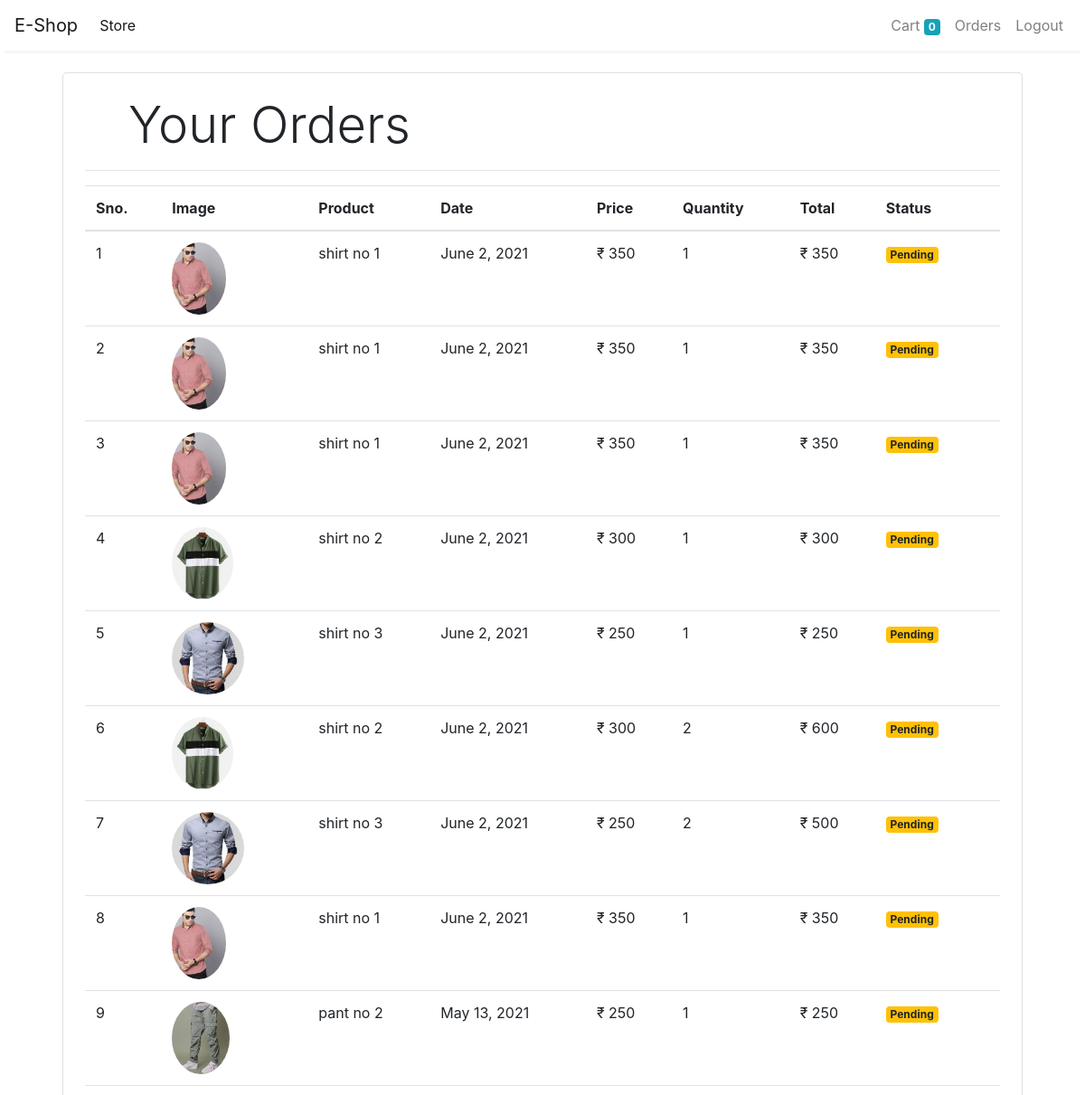
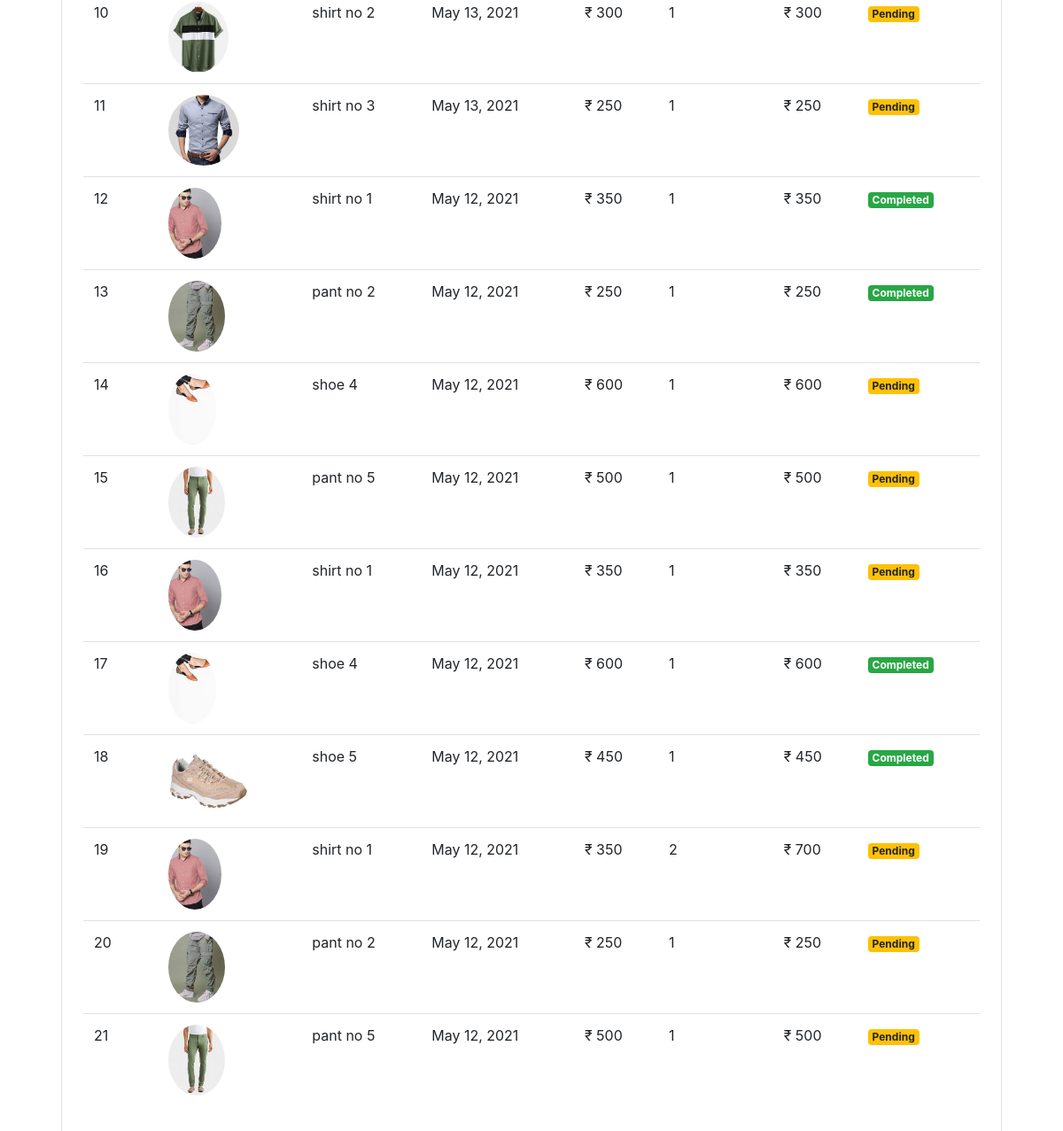
Screenshot of /orders (signed in) with the database file from the repository (2 pictures, top to bottom).
### store/models/orders.py (models this page shows, shortened)
class Order(models.Model):
    product = models.ForeignKey(Product,
                                on_delete=models.CASCADE)
    customer = models.ForeignKey(Customer,
                                 on_delete=models.CASCADE)
    quantity = models.IntegerField(default=1)
    price = models.IntegerField()
    address = models.CharField(max_length=50, default='', blank=True)
    phone = models.CharField(max_length=50, default='', blank=True)
    date = models.DateField(default=datetime.datetime.today)
    status = models.BooleanField(default=False)
    @staticmethod
    def get_orders_by_customer(customer_id):
        return Order.objects.filter(customer=customer_id).order_by('-date')

### store/models/product.py (models this page shows, shortened)
class Product(models.Model):
    name = models.CharField(max_length=50)
    price = models.IntegerField(default=0)
    category = models.ForeignKey(Category, on_delete=models.CASCADE, default=1)
    description = models.CharField(max_length=200, default='' , null=True , blank=True)
    image = models.ImageField(upload_to='uploads/products/')

### store/middlewares/auth.py (the view)
    def middleware(request):
        print(request.session.get('customer'))
        returnUrl = request.META['PATH_INFO']
        print(request.META['PATH_INFO'])
        if not request.session.get('customer'):
           return redirect(f'login?return_url={returnUrl}')
        response = get_response(request)
        return response

### store/templatetags/custom_filter.py (called while the page is built)
@register.filter(name='currency')
def currency(number):
    return "₹ "+str(number)

@register.filter(name='multiply')
def multiply(number , number1):
    return number * number1

### store/views/orders.py (called while the page is built)
    def get(self , request ):
        customer = request.session.get('customer')
        orders = Order.get_orders_by_customer(customer)
        print(orders)
        return render(request , 'orders.html'  , {'orders' : orders})

### store/templates/orders.html
{% extends 'base.html' %}
{% block content %}
{% load cart %}
{% load custom_filter %}
<div class="container">
   <div class="border rounded p-4 m-4">
        <p class="display-4 pl-4 ml-4">Your Orders</p>
        <hr>
        <table class="table">
            <thead>
                <tr>
                    <th>Sno.</th>
                    <th>Image</th>
                    <th>Product</th>
                    <th>Date</th>
                    <th>Price</th>
                    <th>Quantity</th>
                    <th>Total</th>
                    <th>Status</th>
                </tr>
            </thead>
            <tbody>
                {% for order in orders %}
                <tr>
                    <td>{{forloop.counter}}</td>
                    <td><img style="height: 80px;" class="rounded-circle" src="{{order.product.image.url}}" alt=""></td>
                    <td>{{order.product.name}}</td>
                    <td>{{order.date}}</td>
                    <td>{{order.price|currency}}</td>
                    <td>{{order.quantity}}</td>
                    <td>{{order.quantity|multiply:order.price|currency}}</td>
                    {% if order.status %}
                    <td><small class="badge badge-success">Completed</small></td>
                    {%else%}
                    <td><small class="badge badge-warning">Pending</small></td>
                    {% endif %}
                </tr>
                {% endfor %}
            </tbody>
        </table>
   </div>
</div>
{% endblock %}

### rows the page displays
Order: product.image (picture), product.name "shirt no 1", date "June 2, 2021", price "₹ 350", quantity "1", quantity|multiply "₹ 350", status "Pending"
Order: product.image (picture), product.name "shirt no 1", date "June 2, 2021", price "₹ 350", quantity "1", quantity|multiply "₹ 350", status "Pending"
Order: product.image (picture), product.name "shirt no 1", date "June 2, 2021", price "₹ 350", quantity "1", quantity|multiply "₹ 350", status "Pending"
Order: product.image (picture), product.name "shirt no 2", date "June 2, 2021", price "₹ 300", quantity "1", quantity|multiply "₹ 300", status "Pending"
Order: product.image (picture), product.name "shirt no 3", date "June 2, 2021", price "₹ 250", quantity "1", quantity|multiply "₹ 250", status "Pending"
Order: product.image (picture), product.name "shirt no 2", date "June 2, 2021", price "₹ 300", quantity "2", quantity|multiply "₹ 600", status "Pending"
Order: product.image (picture), product.name "shirt no 3", date "June 2, 2021", price "₹ 250", quantity "2", quantity|multiply "₹ 500", status "Pending"
Order: product.image (picture), product.name "shirt no 1", date "June 2, 2021", price "₹ 350", quantity "1", quantity|multiply "₹ 350", status "Pending"
Order: product.image (picture), product.name "pant no 2", date "May 13, 2021", price "₹ 250", quantity "1", quantity|multiply "₹ 250", status "Pending"
Order: product.image (picture), product.name "shirt no 2", date "May 13, 2021", price "₹ 300", quantity "1", quantity|multiply "₹ 300", status "Pending"
Order: product.image (picture), product.name "shirt no 3", date "May 13, 2021", price "₹ 250", quantity "1", quantity|multiply "₹ 250", status "Pending"
Order: product.image (picture), product.name "shirt no 1", date "May 12, 2021", price "₹ 350", quantity "1", quantity|multiply "₹ 350", status "Completed"
Order: product.image (picture), product.name "pant no 2", date "May 12, 2021", price "₹ 250", quantity "1", quantity|multiply "₹ 250", status "Completed"
Order: product.image (picture), product.name "shoe 4", date "May 12, 2021", price "₹ 600", quantity "1", quantity|multiply "₹ 600", status "Pending"
Order: product.image (picture), product.name "pant no 5", date "May 12, 2021", price "₹ 500", quantity "1", quantity|multiply "₹ 500", status "Pending"
Order: product.image (picture), product.name "shirt no 1", date "May 12, 2021", price "₹ 350", quantity "1", quantity|multiply "₹ 350", status "Pending"
Order: product.image (picture), product.name "shoe 4", date "May 12, 2021", price "₹ 600", quantity "1", quantity|multiply "₹ 600", status "Completed"
Order: product.image (picture), product.name "shoe 5", date "May 12, 2021", price "₹ 450", quantity "1", quantity|multiply "₹ 450", status "Completed"
Order: product.image (picture), product.name "shirt no 1", date "May 12, 2021", price "₹ 350", quantity "2", quantity|multiply "₹ 700", status "Pending"
Order: product.image (picture), product.name "pant no 2", date "May 12, 2021", price "₹ 250", quantity "1", quantity|multiply "₹ 250", status "Pending"
Order: product.image (picture), product.name "pant no 5", date "May 12, 2021", price "₹ 500", quantity "1", quantity|multiply "₹ 500", status "Pending"

### other values shown
{{ request.session.cart.keys|length }} "0"
